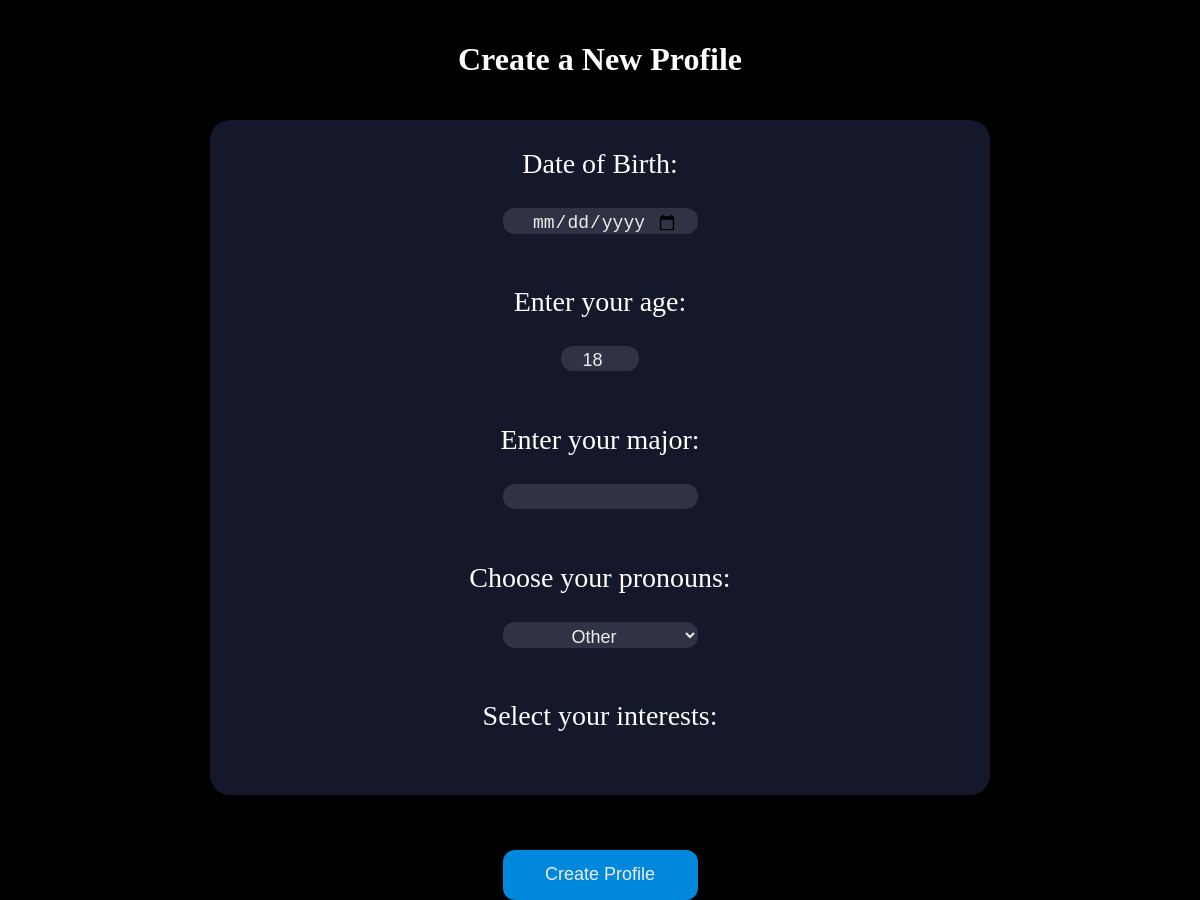
The app's page /create_profile/, older data.
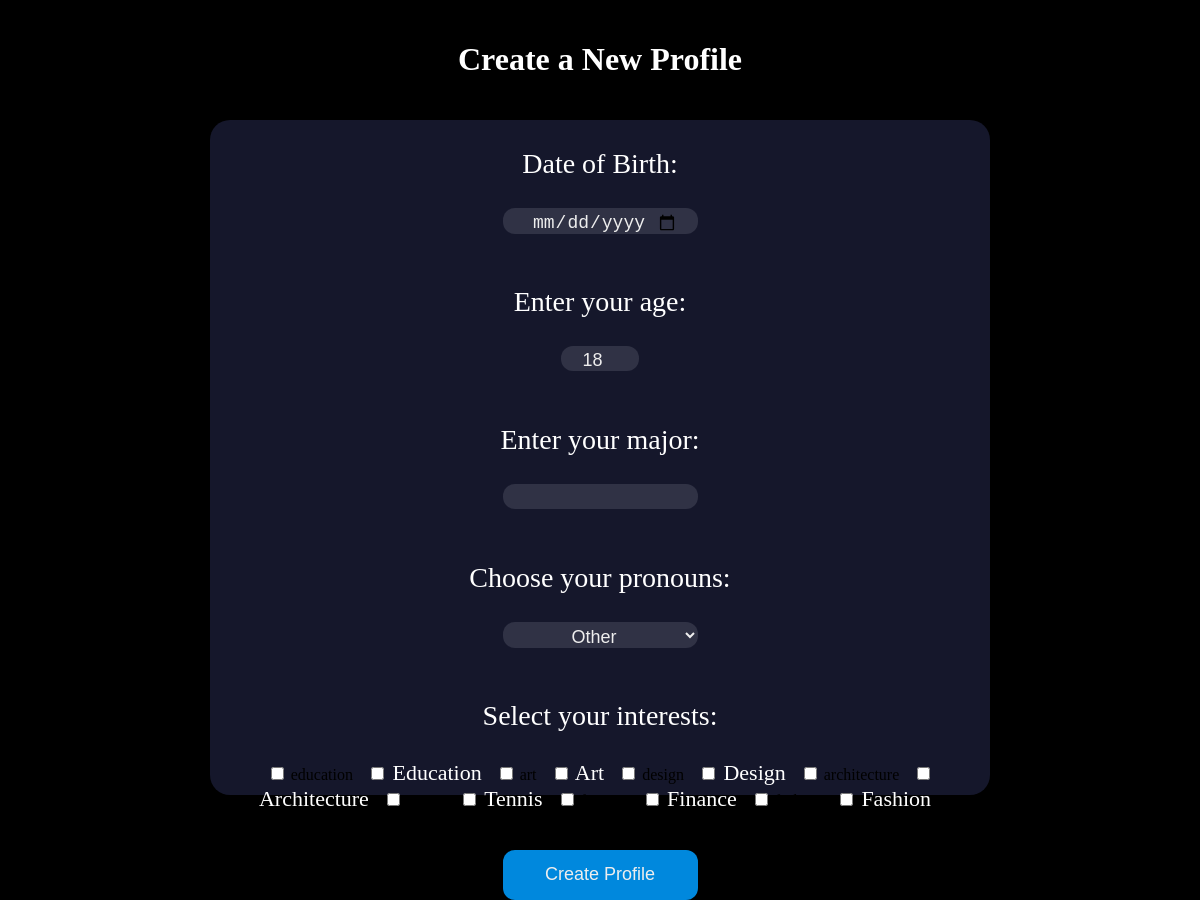
The same page, newer data.
### main/models.py (models this page shows)
class InterestTag(models.Model):
    name = models.CharField(max_length=50, unique=True)
    class Meta:
        db_table = "interest_tags"
        verbose_name_plural = "Interest Tags"
    def __str__(self):
        return self.name

### main/views.py (the view, shortened to what this page needs)
# urls.py: path("create_profile/", views.CreateProfileView.as_view(), name="create_profile"),
class CreateProfileView(generic.CreateView):
    model = SocialUser
    form_class = CreateProfileForm
    template_name = "main/create_profile.html"

### main/forms.py
class CreateProfileForm(forms.ModelForm):
    tags = forms.ModelMultipleChoiceField(
        queryset=InterestTag.objects.all(),
        widget=forms.CheckboxSelectMultiple,
        label="Interest",
    )
    date_of_birth = forms.DateField(
        label="Date of Birth",
        required=True,
        widget=forms.DateInput(format="%Y-%m-%d", attrs={"type": "date"}),
        input_formats=["%Y-%m-%d"],
    )
    major = forms.CharField(
        initial="",
    )
    class Meta:
        model = SocialUser
        fields = ["date_of_birth", "age", "major", "pronouns", "tags"]
    def __init__(self, *args, **kwargs):
        super().__init__(*args, **kwargs)
        for visible in self.visible_fields():
            visible.field.widget.attrs["class"] = "form-control"
        self.fields["tags"].widget.attrs["class"] = "tags-select"
        self.fields["age"].widget.attrs["class"] = "form-control age-field"

### main/templates/main/create_profile.html (shortened to what this page needs)
{% load static %}
<link rel="stylesheet" href="{% static 'main/create_user.css' %}">
<div class="profile-form">
    <div class="heading">
        <h1>Create a New Profile</h1>
    </div>
    <div class="form-content">
        <form method="post">
            <div class="form-group">
                <div class="input-label">
                    <p>Date of Birth:</p>
                </div>
                <div class="input-container">
                    {{ form.date_of_birth }}
                </div>
            </div>
            <div class="form-group">
                <div class="input-label">
                    <p>Enter your age:</p>
                </div>
                <div class="input-container">{{ form.age }}</div>
            </div>
            <div class="form-group">
                <div class="input-label">
                    <p>Enter your major:</p>
                </div>
                <div class="input-container">
                    {{ form.major }}
                </div>
            </div>
            <div class="form-group">
                <div class="input-label">
                    <p>Choose your pronouns:</p>
                </div>
                <div class="input-container">
                    {{ form.pronouns }}
                </div>
            </div>
            <div class="form-group">
                <div class="input-label">
                    <p>Select your interests:</p>
                </div>
                <div class="input-container tags-container">
                    {% for checkbox in form.tags %}
                        {{ checkbox }}
                        <label class="tag-label">{{ checkbox.tag }} {{ checkbox.choice_label|capfirst }}</label>
                    {% endfor %}
                </div>
            </div>
            <div class="form-group">
                <button type="submit" class="submit">Create Profile</button>
            </div>
        </form>
    </div>
</div>

### main/static/main/create_user.css (style rules this page uses)
.profile-form { background-color: #000; display: flex; flex-direction: column; align-items: center; text-align: center; height: 100%; }
.heading { margin: 20px 0; color: white; }
.form-content { background-color: #15172b; height: 75%; width: 65%; border-radius: 20px; }
.input-label { color: white; font-size: 28px; }
.input-container { height: 50px; position: relative; width: 100%; }
.form-control { background-color: #303245; border-radius: 12px; border: 0; box-sizing: border-box; color: #eee; font-size: 18px; outline: 0; padding: 4px 20px 0; width: 25%; text-align: center; }
.age-field { width: 10%; }
.tag-label { font-size: 22px; color: white; padding: 10px; }
.submit { background-color: #08d; border-radius: 12px; border: 0; box-sizing: border-box; color: #eee; cursor: pointer; font-size: 18px; height: 50px; margin-top: 40px; text-align: center; width: 25%; }

Row changes from the older to the newer data that the page shows:
added InterestTag: choice_label "Education"
added InterestTag: choice_label "Art"
added InterestTag: choice_label "Design"
added InterestTag: choice_label "Architecture"
added InterestTag: choice_label "Tennis"
added InterestTag: choice_label "Finance"
added InterestTag: choice_label "Fashion"
Text that changed along with them:
new list line: "☐ education ☐"
new list line: "☐ art ☐"
new list line: "☐ design ☐"
new list line: "☐ architecture ☐"
new list line: "☐ finance ☐"
new list line: "☐ fashion ☐"
